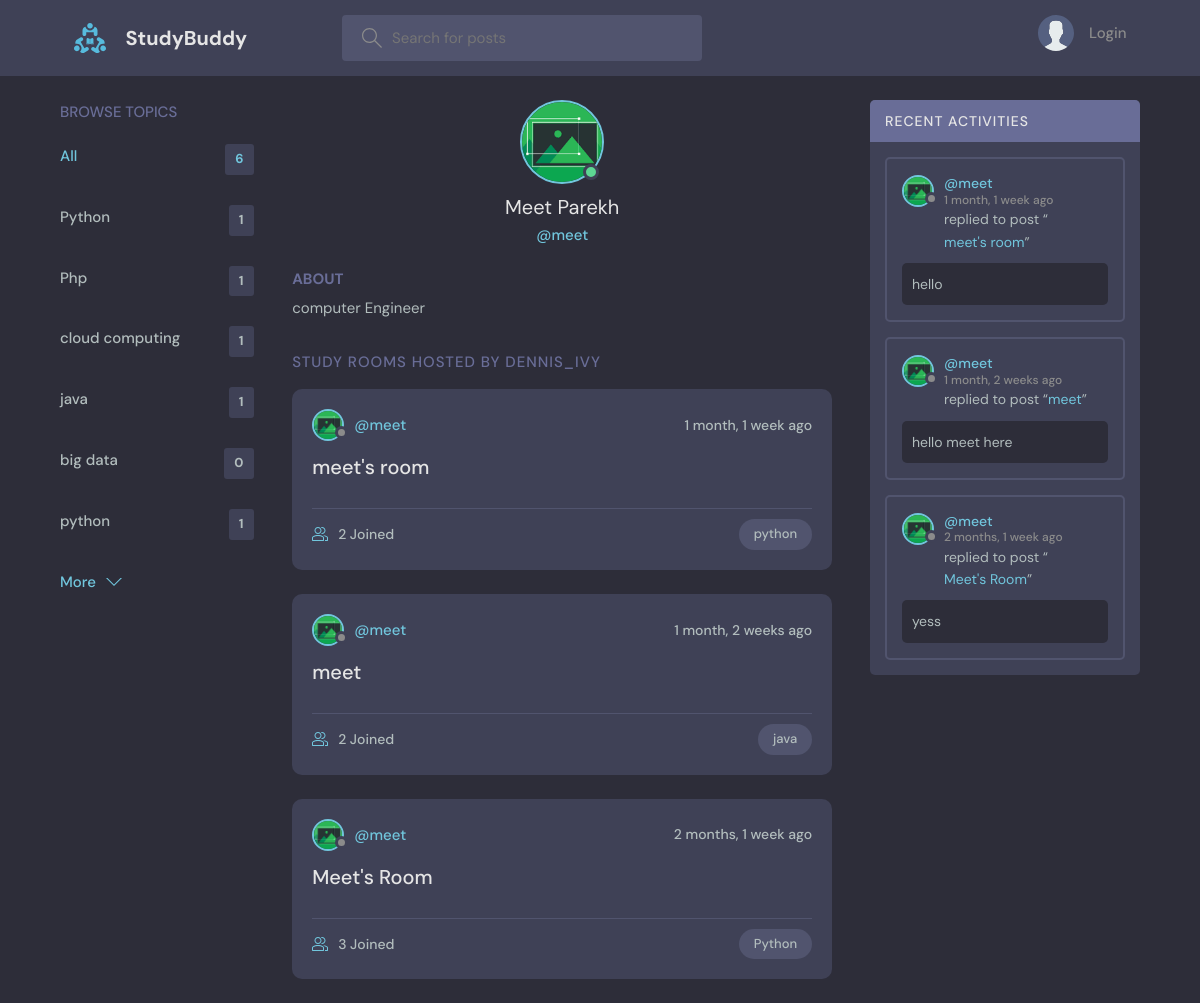
Screenshot of /profile/6/ with the database file from the repository.
### base/models.py (models this page shows, shortened)
class Topic(models.Model):
    name = models.CharField(max_length=200)

class User(AbstractUser):
    name = models.CharField(max_length=200, null=True)
    email = models.EmailField(unique=True, null=True)
    bio = models.TextField(null=True)
    avatar = models.ImageField(null=True, default="avatar.svg")
    USERNAME_FIELD = 'email'
    REQUIRED_FIELDS = []

class Room(models.Model):
    host = models.ForeignKey(User, on_delete=models.SET_NULL, null=True)
    topic = models.ForeignKey(Topic, on_delete=models.SET_NULL, null=True)
    name = models.CharField(max_length=200)
    description = models.TextField(null=True, blank=True)
    participants = models.ManyToManyField(
        User, related_name='participants', blank=True)
    updated = models.DateTimeField(auto_now=True)
    created = models.DateTimeField(auto_now_add=True)
    class Meta:
        ordering = ['-updated', '-created']
    def __str__(self):
        return self.name

class Message(models.Model):
    user = models.ForeignKey(User, on_delete=models.CASCADE)
    room = models.ForeignKey(Room, on_delete=models.CASCADE)
    body = models.TextField()
    updated = models.DateTimeField(auto_now=True)
    created = models.DateTimeField(auto_now_add=True)
    class Meta:
        ordering = ['-updated', '-created']

### base/views.py (the view)
# urls.py: path('profile/<str:pk>/', views.userProfile, name="user-profile"),
def userProfile(request, pk):
    user = User.objects.get(id=pk)
    rooms = user.room_set.all()
    room_messages = user.message_set.all()
    topics = Topic.objects.all()
    context = {'user': user, 'rooms': rooms,
               'room_messages': room_messages, 'topics': topics}
    return render(request, 'base/profile.html', context)

### base/templates/base/profile.html (shortened to what this page needs)
{% extends 'main.html' %}
{% block content %}
<main class="profile-page layout layout--3">
  <div class="container">
    {% include 'base/topics_component.html' %}
    <div class="roomList">
      <div class="profile">
        <div class="profile__avatar">
          <div class="avatar avatar--large active">
            <img src="{{user.avatar.url}}" />
          </div>
        </div>
        <div class="profile__info">
          <h3>{{user.name}}</h3>
          <p>@{{user.username}}</p>
        </div>
        <div class="profile__about">
          <h3>About</h3>
          <p>
            {{user.bio}}
          </p>
        </div>
      </div>
      <div class="roomList__header">
        <div>
          <h2>Study Rooms Hosted by dennis_ivy</a>
          </h2>
        </div>
      </div>
      {% include 'base/feed_component.html' %}
    </div>
    {% include 'base/activity_component.html' %}
  </div>
</main>
{% endblock content %}

### templates/main.html (shortened to what this page needs)
<!DOCTYPE html>
{% load static %}
<html lang="en">
<head>
    <link rel="stylesheet" href="{% static 'styles/style.css' %}" />
</head>
<body>
    {% include 'navbar.html' %}
    {% block content %}
    {% endblock %}
</body>
</html>

### templates/navbar.html (shortened to what this page needs)
{% load static %}
<header class="header header--loggedIn">
    <div class="container">
        <a href="{% url 'home' %}" class="header__logo">
            <img src="{% static 'images/logo.svg' %}" />
            <h1>StudyBuddy</h1>
        </a>
        <form class="header__search" method="GET" action="{% url 'home' %}">
            <label>
                <input name="q" placeholder="Search for posts" />
            </label>
        </form>
        <nav class="header__menu">
            {% if request.user.is_authenticated %}
            <div class="header__user">
                <a href="{% url 'update-user' %}">
                    <div class="avatar avatar--medium active">
                        <img src="{{request.user.avatar.url}}" />
                    </div>
                    <p>{{request.user.username}} <span>@{{request.user.username}}</span></p>
                </a>
                <button class="dropdown-button">
                    <svg version="1.1" xmlns="http://www.w3.org/2000/svg" width="32" height="32" viewBox="0 0 32 32">
                        <title>chevron-down</title>
                        <path d="M16 21l-13-13h-3l16 16 16-16h-3l-13 13z"></path>
                    </svg>
                </button>
            </div>
            {% else %}
            <a href="{% url 'login' %}">
                <img src="{% static 'images/avatar.svg' %}" />
                <p>Login</p>
            </a>
            {% endif %}
        </nav>
    </div>
</header>

### base/templates/base/topics_component.html
<div class="topics">
    <div class="topics__header">
        <h2>Browse Topics</h2>
    </div>
    <ul class="topics__list">
        <li>
            <a href="{% url 'home' %}" class="active">All <span>{{topics.count}}</span></a>
        </li>
        {% for topic in topics %}
        <li>
            <a href="{% url 'home' %}?q={{topic.name}}">{{topic.name}}<span>{{topic.room_set.all.count}}</span></a>
        </li>
        {% endfor %}
    </ul>
    <a class="btn btn--link" href="{% url 'topics' %}">
        More
        <svg version="1.1" xmlns="http://www.w3.org/2000/svg" width="32" height="32" viewBox="0 0 32 32">
            <title>chevron-down</title>
            <path d="M16 21l-13-13h-3l16 16 16-16h-3l-13 13z"></path>
        </svg>
    </a>
</div>

### base/templates/base/feed_component.html (shortened to what this page needs)
{% for room in rooms %}
<div class="roomListRoom">
    <div class="roomListRoom__header">
        <a href="{% url 'user-profile' room.host.id %}" class="roomListRoom__author">
            <div class="avatar avatar--small">
                <img src="{{room.host.avatar.url}}" />
            </div>
            <span>@{{room.host.username}}</span>
        </a>
        <div class="roomListRoom__actions">
            <span>{{room.created|timesince}} ago</span>
        </div>
    </div>
    <div class="roomListRoom__content">
        <a href="{% url 'room' room.id %}">{{room.name}}</a>
    </div>
    <div class="roomListRoom__meta">
        <a href="{% url 'room' room.id %}" class="roomListRoom__joined">
            {{room.participants.all.count}} Joined
        </a>
        <p class="roomListRoom__topic">{{room.topic.name}}</p>
    </div>
</div>
{% endfor %}

### base/templates/base/activity_component.html (shortened to what this page needs)
<div class="activities">
    <div class="activities__header">
        <h2>Recent Activities</h2>
    </div>
    {% for message in room_messages %}
    <div class="activities__box">
        <div class="activities__boxHeader roomListRoom__header">
            <a href="{% url 'user-profile' message.user.id %}" class="roomListRoom__author">
                <div class="avatar avatar--small">
                    <img src="{{message.user.avatar.url}}" />
                </div>
                <p>
                    @{{message.user.username}}
                    <span>{{message.created|timesince}} ago</span>
                </p>
            </a>
        </div>
        <div class="activities__boxContent">
            <p>replied to post “<a href="{% url 'room' message.room.id %}">{{message.room}}</a>”</p>
            <div class="activities__boxRoomContent">{{message.body}}</div>
        </div>
    </div>
    {% endfor %}
</div>

### rows the page displays
Topic: name "Python", room_set.all.count "1"
Topic: name "Php", room_set.all.count "1"
Topic: name "cloud computing", room_set.all.count "1"
Topic: name "java", room_set.all.count "1"
Topic: name "big data", room_set.all.count "0"
Topic: name "python", room_set.all.count "1"
User: avatar (picture), name "Meet Parekh", username "meet", bio "computer Engineer"
Room: host.avatar (picture), host.username "meet", created "1 month, 1 week", name "meet's room", participants.all.count "2", topic.name "python"
Room: host.avatar (picture), host.username "meet", created "1 month, 2 weeks", name "meet", participants.all.count "2", topic.name "java"
Room: host.avatar (picture), host.username "meet", created "2 months, 1 week", name "Meet's Room", participants.all.count "3", topic.name "Python"
Message: user.avatar (picture), user.username "meet", created "1 month, 1 week", room "meet's room", body "hello"
Message: user.avatar (picture), user.username "meet", created "1 month, 2 weeks", room "meet", body "hello meet here"
Message: user.avatar (picture), user.username "meet", created "2 months, 1 week", room "Meet's Room", body "yess"

### other values shown
{{ topics.count }} "6"
